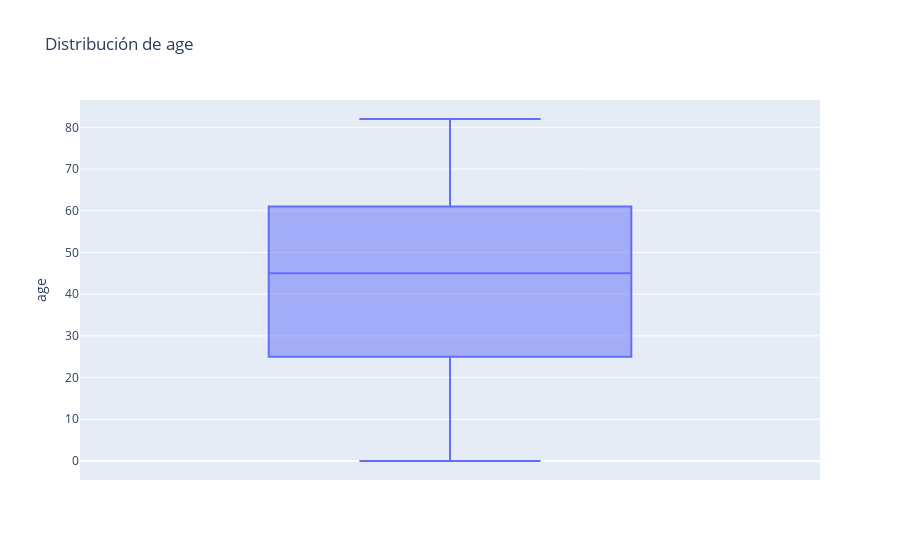

Notebook code cell kept with this figure:
### Code cell
#Con esto puedo decir que hay más personas sin problemas de corazón
import plotly.express as px

fig = px.box(df2, y = 'age', title='Distribución de age')
fig.show()

### Figure 1 — Plotly figure (JSON) as saved in the notebook; plotly's stock layout.template omitted (floating-point values rounded to 4 significant figures; data arrays with more than 128 entries replaced by an {"elided": "..."} marker saying what was removed)
{"data": [{"alignmentgroup": "True", "hovertemplate": "age=%{y}<extra></extra>", "legendgroup": "", "marker": {"color": "#636efa"}, "name": "", "notched": false, "offsetgroup": "", "orientation": "v", "showlegend": false, "type": "box", "x0": " ", "xaxis": "x", "y": {"elided": "5110 int values"}, "y0": " ", "yaxis": "y"}], "layout": {"boxmode": "group", "legend": {"tracegroupgap": 0}, "title": {"text": "Distribución de age"}, "xaxis": {"anchor": "y", "domain": [0, 1]}, "yaxis": {"anchor": "x", "domain": [0, 1], "title": {"text": "age"}}}}
